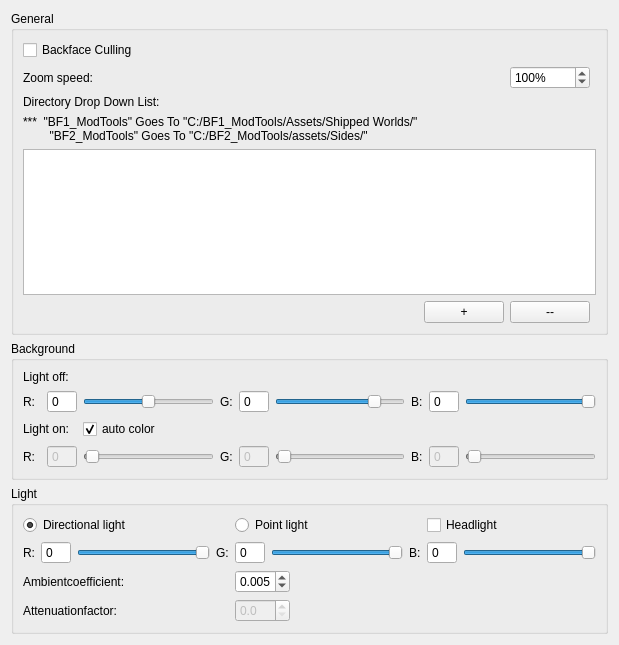
<?xml version="1.0" encoding="UTF-8"?>
<ui version="4.0">
 <class>SettingsWindow</class>
 <widget class="QWidget" name="SettingsWindow">
  <property name="geometry">
   <rect>
    <x>0</x>
    <y>0</y>
    <width>584</width>
    <height>645</height>
   </rect>
  </property>
  <property name="windowTitle">
   <string>Settings</string>
  </property>
  <layout class="QGridLayout" name="gridLayout">
   <item row="1" column="0">
    <widget class="QGroupBox" name="groupBackground">
     <property name="title">
      <string>Background</string>
     </property>
     <layout class="QGridLayout" name="gridLayout_2">
      <item row="4" column="5">
       <widget class="QSpinBox" name="lightOn_G_SB">
        <property name="enabled">
         <bool>false</bool>
        </property>
        <property name="maximumSize">
         <size>
          <width>30</width>
          <height>16777215</height>
         </size>
        </property>
        <property name="buttonSymbols">
         <enum>QAbstractSpinBox::NoButtons</enum>
        </property>
        <property name="maximum">
         <number>255</number>
        </property>
       </widget>
      </item>
      <item row="4" column="7">
       <widget class="QLabel" name="label_5">
        <property name="text">
         <string>B:</string>
        </property>
       </widget>
      </item>
      <item row="4" column="6">
       <widget class="QSlider" name="lightOn_G_S">
        <property name="enabled">
         <bool>false</bool>
        </property>
        <property name="maximum">
         <number>255</number>
        </property>
        <property name="value">
         <number>5</number>
        </property>
        <property name="orientation">
         <enum>Qt::Horizontal</enum>
        </property>
       </widget>
      </item>
      <item row="4" column="9">
       <widget class="QSlider" name="lightOn_B_S">
        <property name="enabled">
         <bool>false</bool>
        </property>
        <property name="maximum">
         <number>255</number>
        </property>
        <property name="value">
         <number>5</number>
        </property>
        <property name="orientation">
         <enum>Qt::Horizontal</enum>
        </property>
       </widget>
      </item>
      <item row="3" column="3" colspan="3">
       <widget class="QCheckBox" name="checkAutoColor">
        <property name="text">
         <string>auto color</string>
        </property>
        <property name="checked">
         <bool>true</bool>
        </property>
       </widget>
      </item>
      <item row="4" column="8">
       <widget class="QSpinBox" name="lightOn_B_SB">
        <property name="enabled">
         <bool>false</bool>
        </property>
        <property name="maximumSize">
         <size>
          <width>30</width>
          <height>16777215</height>
         </size>
        </property>
        <property name="buttonSymbols">
         <enum>QAbstractSpinBox::NoButtons</enum>
        </property>
        <property name="maximum">
         <number>255</number>
        </property>
       </widget>
      </item>
      <item row="2" column="0" colspan="2">
       <widget class="QLabel" name="label_0">
        <property name="text">
         <string>R:</string>
        </property>
       </widget>
      </item>
      <item row="2" column="4">
       <widget class="QLabel" name="label_1">
        <property name="text">
         <string>G:</string>
        </property>
       </widget>
      </item>
      <item row="2" column="7">
       <widget class="QLabel" name="label_2">
        <property name="text">
         <string>B:</string>
        </property>
       </widget>
      </item>
      <item row="2" column="5">
       <widget class="QSpinBox" name="lightOff_G_SB">
        <property name="maximumSize">
         <size>
          <width>30</width>
          <height>16777215</height>
         </size>
        </property>
        <property name="buttonSymbols">
         <enum>QAbstractSpinBox::NoButtons</enum>
        </property>
        <property name="maximum">
         <number>255</number>
        </property>
       </widget>
      </item>
      <item row="2" column="8">
       <widget class="QSpinBox" name="lightOff_B_SB">
        <property name="maximumSize">
         <size>
          <width>30</width>
          <height>16777215</height>
         </size>
        </property>
        <property name="buttonSymbols">
         <enum>QAbstractSpinBox::NoButtons</enum>
        </property>
        <property name="maximum">
         <number>255</number>
        </property>
       </widget>
      </item>
      <item row="2" column="9">
       <widget class="QSlider" name="lightOff_B_S">
        <property name="maximum">
         <number>255</number>
        </property>
        <property name="value">
         <number>255</number>
        </property>
        <property name="orientation">
         <enum>Qt::Horizontal</enum>
        </property>
       </widget>
      </item>
      <item row="2" column="2">
       <widget class="QSpinBox" name="lightOff_R_SB">
        <property name="enabled">
         <bool>true</bool>
        </property>
        <property name="maximumSize">
         <size>
          <width>30</width>
          <height>16777215</height>
         </size>
        </property>
        <property name="buttonSymbols">
         <enum>QAbstractSpinBox::NoButtons</enum>
        </property>
        <property name="maximum">
         <number>255</number>
        </property>
       </widget>
      </item>
      <item row="2" column="6">
       <widget class="QSlider" name="lightOff_G_S">
        <property name="maximum">
         <number>255</number>
        </property>
        <property name="value">
         <number>204</number>
        </property>
        <property name="orientation">
         <enum>Qt::Horizontal</enum>
        </property>
       </widget>
      </item>
      <item row="2" column="3">
       <widget class="QSlider" name="lightOff_R_S">
        <property name="maximum">
         <number>255</number>
        </property>
        <property name="value">
         <number>127</number>
        </property>
        <property name="orientation">
         <enum>Qt::Horizontal</enum>
        </property>
       </widget>
      </item>
      <item row="3" column="0" colspan="3">
       <widget class="QLabel" name="labelLightOn">
        <property name="text">
         <string>Light on:</string>
        </property>
       </widget>
      </item>
      <item row="0" column="0" colspan="10">
       <widget class="QLabel" name="labelLightOff">
        <property name="text">
         <string>Light off:</string>
        </property>
       </widget>
      </item>
      <item row="4" column="0">
       <widget class="QLabel" name="label_3">
        <property name="text">
         <string>R:</string>
        </property>
       </widget>
      </item>
      <item row="4" column="2">
       <widget class="QSpinBox" name="lightOn_R_SB">
        <property name="enabled">
         <bool>false</bool>
        </property>
        <property name="maximumSize">
         <size>
          <width>30</width>
          <height>16777215</height>
         </size>
        </property>
        <property name="buttonSymbols">
         <enum>QAbstractSpinBox::NoButtons</enum>
        </property>
        <property name="maximum">
         <number>255</number>
        </property>
       </widget>
      </item>
      <item row="4" column="3">
       <widget class="QSlider" name="lightOn_R_S">
        <property name="enabled">
         <bool>false</bool>
        </property>
        <property name="maximum">
         <number>255</number>
        </property>
        <property name="value">
         <number>5</number>
        </property>
        <property name="orientation">
         <enum>Qt::Horizontal</enum>
        </property>
       </widget>
      </item>
      <item row="4" column="4">
       <widget class="QLabel" name="label_4">
        <property name="text">
         <string>G:</string>
        </property>
       </widget>
      </item>
     </layout>
    </widget>
   </item>
   <item row="3" column="0">
    <widget class="QGroupBox" name="groupLight">
     <property name="title">
      <string>Light</string>
     </property>
     <layout class="QGridLayout" name="gridLayout_3">
      <item row="2" column="0" colspan="4">
       <widget class="QLabel" name="labelAmbCoeff">
        <property name="text">
         <string>Ambientcoefficient:</string>
        </property>
       </widget>
      </item>
      <item row="1" column="5">
       <widget class="QSlider" name="light_G_S">
        <property name="maximum">
         <number>255</number>
        </property>
        <property name="value">
         <number>255</number>
        </property>
        <property name="orientation">
         <enum>Qt::Horizontal</enum>
        </property>
       </widget>
      </item>
      <item row="2" column="4" colspan="2">
       <widget class="QDoubleSpinBox" name="ambCoef">
        <property name="enabled">
         <bool>true</bool>
        </property>
        <property name="maximumSize">
         <size>
          <width>55</width>
          <height>16777215</height>
         </size>
        </property>
        <property name="decimals">
         <number>3</number>
        </property>
        <property name="maximum">
         <double>1.000000000000000</double>
        </property>
        <property name="singleStep">
         <double>0.001000000000000</double>
        </property>
        <property name="value">
         <double>0.005000000000000</double>
        </property>
       </widget>
      </item>
      <item row="3" column="4" colspan="2">
       <widget class="QDoubleSpinBox" name="attFac">
        <property name="enabled">
         <bool>false</bool>
        </property>
        <property name="maximumSize">
         <size>
          <width>55</width>
          <height>16777215</height>
         </size>
        </property>
        <property name="decimals">
         <number>1</number>
        </property>
        <property name="singleStep">
         <double>0.100000000000000</double>
        </property>
       </widget>
      </item>
      <item row="1" column="0">
       <widget class="QLabel" name="label_6">
        <property name="text">
         <string>R:</string>
        </property>
       </widget>
      </item>
      <item row="0" column="0" colspan="4">
       <widget class="QRadioButton" name="radioDirectLight">
        <property name="text">
         <string>Directional light</string>
        </property>
        <property name="checked">
         <bool>true</bool>
        </property>
       </widget>
      </item>
      <item row="1" column="8">
       <widget class="QSlider" name="light_B_S">
        <property name="maximum">
         <number>255</number>
        </property>
        <property name="value">
         <number>255</number>
        </property>
        <property name="orientation">
         <enum>Qt::Horizontal</enum>
        </property>
       </widget>
      </item>
      <item row="1" column="1">
       <widget class="QSpinBox" name="light_R_SB">
        <property name="maximumSize">
         <size>
          <width>30</width>
          <height>16777215</height>
         </size>
        </property>
        <property name="buttonSymbols">
         <enum>QAbstractSpinBox::NoButtons</enum>
        </property>
        <property name="maximum">
         <number>255</number>
        </property>
       </widget>
      </item>
      <item row="0" column="4" colspan="3">
       <widget class="QRadioButton" name="radioPointLight">
        <property name="text">
         <string>Point light</string>
        </property>
       </widget>
      </item>
      <item row="1" column="2">
       <widget class="QSlider" name="light_R_S">
        <property name="maximum">
         <number>255</number>
        </property>
        <property name="value">
         <number>255</number>
        </property>
        <property name="orientation">
         <enum>Qt::Horizontal</enum>
        </property>
       </widget>
      </item>
      <item row="1" column="3">
       <widget class="QLabel" name="label_7">
        <property name="text">
         <string>G:</string>
        </property>
       </widget>
      </item>
      <item row="1" column="4">
       <widget class="QSpinBox" name="light_G_SB">
        <property name="maximumSize">
         <size>
          <width>30</width>
          <height>16777215</height>
         </size>
        </property>
        <property name="buttonSymbols">
         <enum>QAbstractSpinBox::NoButtons</enum>
        </property>
        <property name="maximum">
         <number>255</number>
        </property>
       </widget>
      </item>
      <item row="3" column="0" colspan="4">
       <widget class="QLabel" name="labelAttFac">
        <property name="text">
         <string>Attenuationfactor:</string>
        </property>
       </widget>
      </item>
      <item row="1" column="6">
       <widget class="QLabel" name="label_8">
        <property name="text">
         <string>B:</string>
        </property>
       </widget>
      </item>
      <item row="1" column="7">
       <widget class="QSpinBox" name="light_B_SB">
        <property name="maximumSize">
         <size>
          <width>30</width>
          <height>16777215</height>
         </size>
        </property>
        <property name="buttonSymbols">
         <enum>QAbstractSpinBox::NoButtons</enum>
        </property>
        <property name="maximum">
         <number>255</number>
        </property>
       </widget>
      </item>
      <item row="0" column="7" colspan="2">
       <widget class="QCheckBox" name="checkHeadlight">
        <property name="text">
         <string>Headlight</string>
        </property>
       </widget>
      </item>
     </layout>
    </widget>
   </item>
   <item row="0" column="0">
    <widget class="QGroupBox" name="groupGeneral">
     <property name="title">
      <string>General</string>
     </property>
     <layout class="QGridLayout" name="gridLayout_4">
      <item row="0" column="3" colspan="3">
       <widget class="QCheckBox" name="checkBackfaceCulling">
        <property name="text">
         <string>Backface Culling</string>
        </property>
       </widget>
      </item>
      <item row="1" column="3">
       <widget class="QLabel" name="labelZoomSpeed">
        <property name="text">
         <string>Zoom speed:</string>
        </property>
       </widget>
      </item>
      <item row="1" column="6">
       <spacer name="horizontalSpacer">
        <property name="orientation">
         <enum>Qt::Horizontal</enum>
        </property>
        <property name="sizeHint" stdset="0">
         <size>
          <width>40</width>
          <height>20</height>
         </size>
        </property>
       </spacer>
      </item>
      <item row="1" column="5">
       <widget class="QSpinBox" name="spinZSpeed">
        <property name="suffix">
         <string>%</string>
        </property>
        <property name="maximum">
         <number>200</number>
        </property>
        <property name="singleStep">
         <number>10</number>
        </property>
        <property name="value">
         <number>100</number>
        </property>
       </widget>
      </item>
      <item row="2" column="3" colspan="4">
       <widget class="QLabel" name="label">
        <property name="text">
         <string>Directory Drop Down List:</string>
        </property>
       </widget>
      </item>
      <item row="4" column="3" colspan="4">
       <widget class="QListWidget" name="dirListWidget"/>
      </item>
      <item row="3" column="3">
       <widget class="QLabel" name="label_9">
        <property name="text">
         <string>***  &quot;BF1_ModTools&quot; Goes To &quot;C:/BF1_ModTools/Assets/Shipped Worlds/&quot;
        &quot;BF2_ModTools&quot; Goes To &quot;C:/BF2_ModTools/assets/Sides/&quot;</string>
        </property>
       </widget>
      </item>
      <item row="5" column="5">
       <widget class="QPushButton" name="removeItem">
        <property name="text">
         <string>--</string>
        </property>
       </widget>
      </item>
      <item row="5" column="4">
       <widget class="QPushButton" name="addItem">
        <property name="text">
         <string>+</string>
        </property>
       </widget>
      </item>
     </layout>
    </widget>
   </item>
  </layout>
 </widget>
 <resources/>
 <connections/>
</ui>
